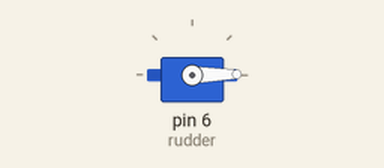
This sketch was run on a simulated Arduino Uno, built with avr-gcc and run on an emulated ATmega328P. Shown: servo.

Above: at 0.05 s.
At 7.45 s:
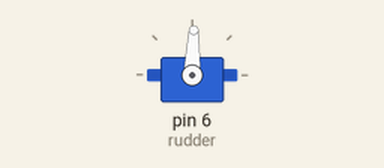
At 14.95 s:
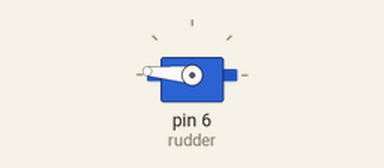
Timing chart, 0 to 19.5 s (numbered marks = the images above):
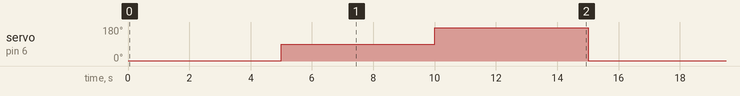

The sketch:

ID-SimpleServo.ino
```cpp
#include "Servo.h"

Servo rudder;

void setup() {
  rudder.attach(6);
}

void loop() {
  rudder.writeMicroseconds(550);
  delay(5000);
  rudder.writeMicroseconds(1450);
  delay(5000);
  rudder.writeMicroseconds(2350);
  delay(5000);
}
```

Measured:
- by itself, servo on pin 6 (rudder): repeats every 15.0 s: 175° 5.0 s, 1° 5.0 s, 88° 5.0 s
